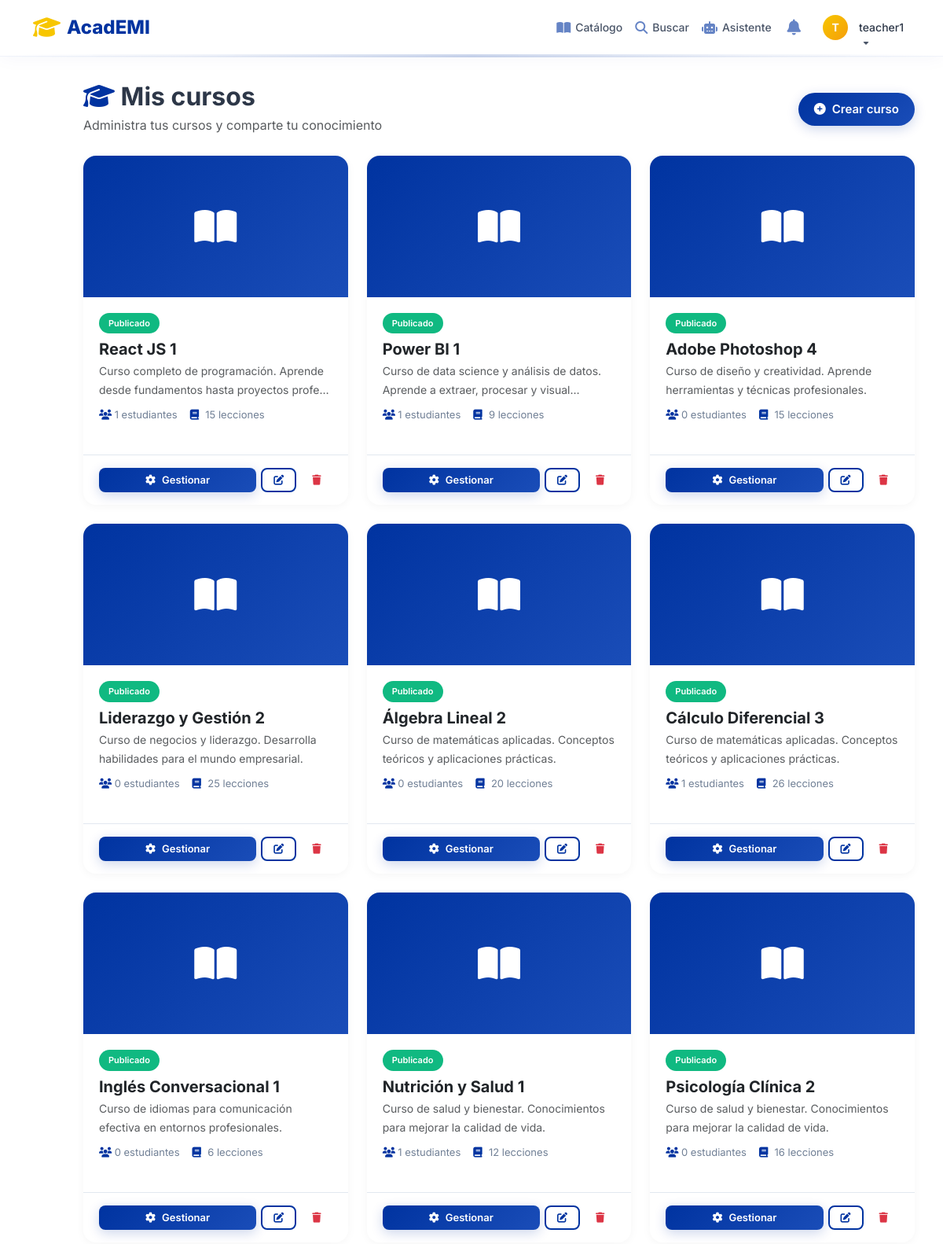
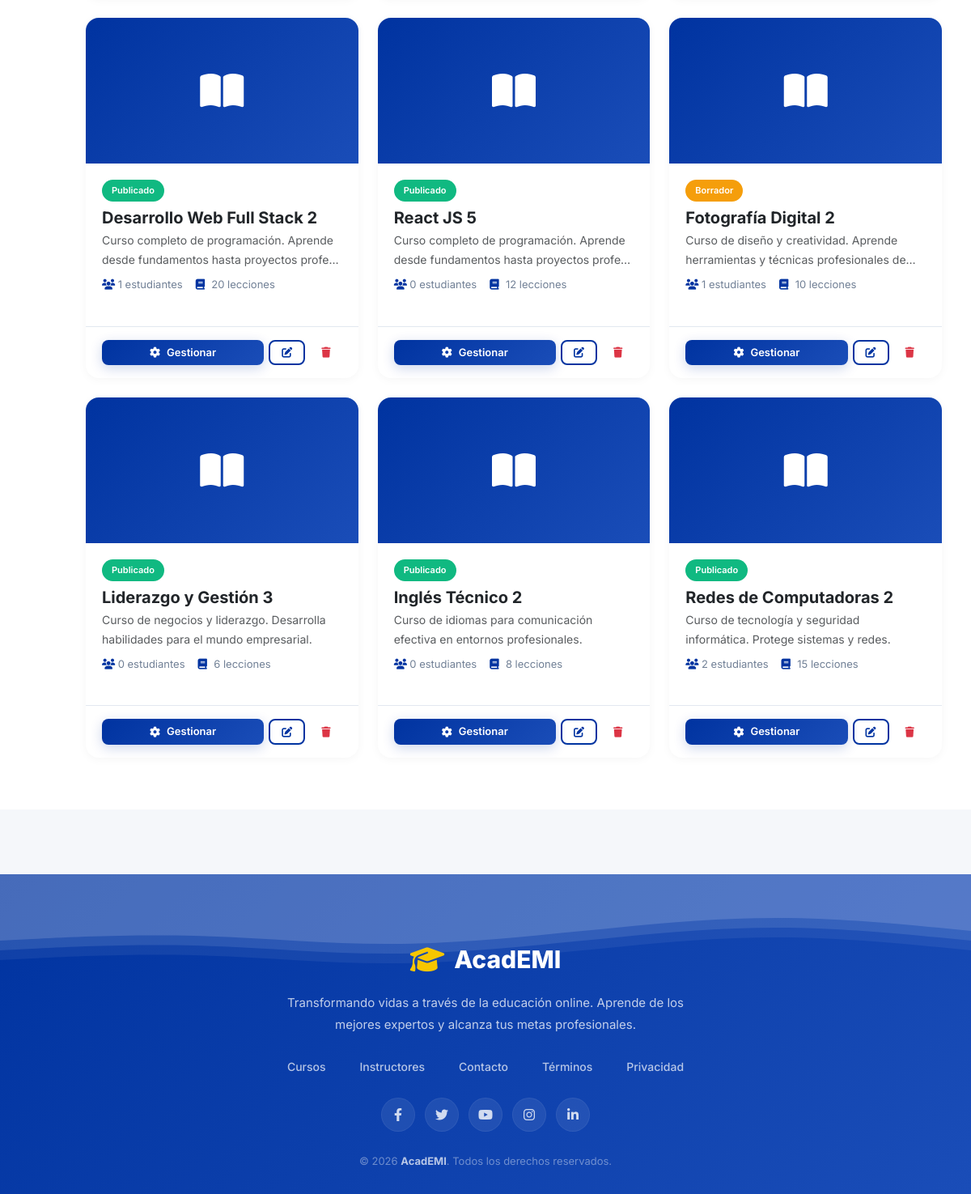
Page /my-courses/ (signed in) on the committed database (2 pictures, top to bottom).
### academi/models.py (models this page shows, shortened)
class User(AbstractUser):
    ROLES = (
        ('student', 'Estudiante'),
        ('teacher', 'Docente'),
        ('admin', 'Administrador'),
    )
    role = models.CharField(max_length=20, choices=ROLES, default='student')
    email_verified = models.BooleanField(default=False)  # RF-07
    verification_token = models.CharField(max_length=255, blank=True, null=True)
    reset_password_token = models.CharField(max_length=255, blank=True, null=True)  # RF-03
    reset_password_expires = models.DateTimeField(blank=True, null=True)
    created_at = models.DateTimeField(auto_now_add=True)
    updated_at = models.DateTimeField(auto_now=True)
    is_active = models.BooleanField(default=True)
    last_login_ip = models.GenericIPAddressField(blank=True, null=True)
    profile_picture = models.ImageField(upload_to='profiles/', blank=True, null=True)
    phone = models.CharField(max_length=20, blank=True, null=True)
    bio = models.TextField(blank=True, null=True)
    full_name = models.CharField(max_length=200, blank=True, null=True)
    birth_date = models.DateField(blank=True, null=True)
    city = models.CharField(max_length=100, blank=True, null=True)
    education_level = models.CharField(max_length=50, blank=True, null=True)
    university = models.CharField(max_length=200, blank=True, null=True)
    career = models.CharField(max_length=200, blank=True, null=True)
    semester = models.CharField(max_length=50, blank=True, null=True)
    interests = models.TextField(blank=True, null=True)
    teacher_full_name = models.CharField(max_length=200, blank=True, null=True)
    teacher_phone = models.CharField(max_length=20, blank=True, null=True)
    teacher_email = models.EmailField(blank=True, null=True)
    specialty = models.CharField(max_length=200, blank=True, null=True)
    experience_years = models.CharField(max_length=20, blank=True, null=True)
    teaching_materials = models.TextField(blank=True, null=True)
    teaching_level = models.TextField(blank=True, null=True)
    institution = models.CharField(max_length=200, blank=True, null=True)
    teacher_bio = models.TextField(blank=True, null=True)
    linkedin = models.URLField(blank=True, null=True)
    website = models.URLField(blank=True, null=True)

class Course(models.Model):  # RF-15, RF-16, RF-17, RF-21
    LEVEL_CHOICES = (
        ('beginner', 'Principiante'),
        ('intermediate', 'Intermedio'),
        ('advanced', 'Avanzado'),
        ('expert', 'Experto'),
    )
    STATUS_CHOICES = (
        ('draft', 'Borrador'),
        ('pending', 'Pendiente de aprobación'),  # RF-70
        ('published', 'Publicado'),
        ('rejected', 'Rechazado'),
        ('archived', 'Archivado'),
    )
    title = models.CharField(max_length=255)
    description = models.TextField()
    category = models.ForeignKey(Category, on_delete=models.SET_NULL, null=True, related_name='courses')
    teacher = models.ForeignKey(User, on_delete=models.CASCADE, related_name='courses_taught')
    level = models.CharField(max_length=20, choices=LEVEL_CHOICES, default='beginner')
    price = models.DecimalField(max_digits=10, decimal_places=2, default=0.00)
    image = models.ImageField(upload_to='courses/', blank=True, null=True)
    video_promo = models.FileField(upload_to='courses/promo/', blank=True, null=True)  # RF-30
    status = models.CharField(max_length=20, choices=STATUS_CHOICES, default='draft')
    is_free = models.BooleanField(default=False)
    is_featured = models.BooleanField(default=False)
    created_at = models.DateTimeField(auto_now_add=True)
    updated_at = models.DateTimeField(auto_now=True)
    published_at = models.DateTimeField(blank=True, null=True)  # RF-21
    approved_at = models.DateTimeField(blank=True, null=True)  # RF-70
    approved_by = models.ForeignKey(User, on_delete=models.SET_NULL, null=True, blank=True, related_name='approved_courses')
    rejection_reason = models.TextField(blank=True, null=True)  # RF-70
    @property
    def total_lessons(self):
        return sum(module.lessons.count() for module in self.modules.all())
    @property
    def total_students(self):  # RF-22
        return self.enrollments.filter(status='enrolled').count()

class Module(models.Model):  # RF-18, RF-20
    course = models.ForeignKey(Course, on_delete=models.CASCADE, related_name='modules')
    title = models.CharField(max_length=200)
    description = models.TextField(blank=True, null=True)
    order = models.IntegerField(default=0)
    created_at = models.DateTimeField(auto_now_add=True)
    updated_at = models.DateTimeField(auto_now=True)
    class Meta:
        ordering = ['order']

### academi/views.py (the view)
# urls.py: path('my-courses/', views.my_courses_view, name='my_courses'),
@login_required
def my_courses_view(request):
    if request.user.role == 'teacher':
        courses = Course.objects.filter(teacher=request.user)
        return render(request, 'academi/courses/mis_cursos.html', {'courses': courses})
    else:
        enrollments = Enrollment.objects.filter(student=request.user).select_related('course')
        courses = [enrollment.course for enrollment in enrollments]
        return render(request, 'academi/courses/mis_cursos.html', {'courses': courses})

### templates/academi/courses/mis_cursos.html (shortened to what this page needs)
{% extends 'partials/base.html' %}
{% load static %}
{% block content %}
<div class="container py-4">
    <div class="d-flex justify-content-between align-items-center flex-wrap gap-3 mb-4">
        <div>
            <h2 class="fw-bold mb-1">
                <i class="fas fa-graduation-cap" style="color: #0033a0;"></i>
                {% if user.role == 'teacher' %}
                    Mis cursos
                {% else %}
                    Mis cursos adquiridos
                {% endif %}
            </h2>
            <p class="text-muted mb-0">
                {% if user.role == 'teacher' %}
                    Administra tus cursos y comparte tu conocimiento
                {% else %}
                    Continúa aprendiendo desde donde lo dejaste
                {% endif %}
            </p>
        </div>
        {% if user.role == 'teacher' %}
        <a href="{% url 'create_course' %}" class="btn btn-primary">
            <i class="fas fa-plus-circle"></i> Crear curso
        </a>
        {% endif %}
    </div>
    <div class="row g-4">
        {% if courses %}
            {% for course in courses %}
            <div class="col-lg-4 col-md-6">
                <div class="course-card card h-100">
                    {% if course.image %}
                        <img src="{{ course.image.url }}" alt="{{ course.title }}" class="card-img-top">
                    {% else %}
                        <div class="card-img-placeholder">
                            <i class="fas fa-book-open"></i>
                        </div>
                    {% endif %}
                    <div class="card-body">
                        <div class="d-flex justify-content-between align-items-start mb-2">
                            <span class="badge-status {{ course.status }}">
                                {{ course.get_status_display }}
                            </span>
                        </div>
                        <h5 class="fw-bold mb-1">{{ course.title }}</h5>
                        <p class="text-muted small mb-2">{{ course.description|truncatechars:80 }}</p>
                        {% if user.role != 'teacher' %}
                            {% with enrollment=course.enrollments.first %}
                                <div class="course-stats">
                                    <span><i class="fas fa-users"></i> {{ course.total_students }} estudiantes</span>
                                    <span><i class="fas fa-book"></i> {{ course.total_lessons }} lecciones</span>
                                </div>
                                <div class="course-progress">
                                    <div class="progress-bar" style="width: {{ enrollment.progress_percentage|default:0 }}%;"></div>
                                </div>
                                <div class="d-flex justify-content-between mt-1">
                                    <small class="text-muted">Progreso</small>
                                    <small class="fw-semibold">{{ enrollment.progress_percentage|default:0 }}%</small>
                                </div>
                            {% endwith %}
                        {% else %}
                            <div class="course-stats">
                                <span><i class="fas fa-users"></i> {{ course.total_students }} estudiantes</span>
                                <span><i class="fas fa-book"></i> {{ course.total_lessons }} lecciones</span>
                            </div>
                        {% endif %}
                    </div>
                    <div class="card-footer">
                        {% if user.role == 'teacher' %}
                        <div class="action-btns">
                            <a href="{% url 'manage_course' course.id %}" class="btn btn-primary flex-grow-1">
                                <i class="fas fa-cog"></i> Gestionar
                            </a>
                            <a href="{% url 'edit_course' course.id %}" class="btn btn-outline-primary" title="Editar">
                                <i class="fas fa-edit"></i>
                            </a>
                            <button class="btn btn-outline-danger" title="Eliminar" onclick="openDeleteModal('{{ course.title }}', {{ course.id }})">
                                <i class="fas fa-trash"></i>
                            </button>
                        </div>
                        {% endif %}
                    </div>
                </div>
            </div>
            {% endfor %}
        {% endif %}
    </div>
</div>
{% endblock %}

### templates/partials/base.html (shortened to what this page needs)
{% load static %}
<!DOCTYPE html>
<html lang="es">
<head>
    <link href="https://cdn.jsdelivr.net/npm/bootstrap@5.3.0/dist/css/bootstrap.min.css" rel="stylesheet">
    <link rel="stylesheet" href="https://cdnjs.cloudflare.com/ajax/libs/font-awesome/6.4.0/css/all.min.css">
    <link rel="stylesheet" href="{% static 'css/academia.css' %}">
</head>
<body>
{% include 'partials/header.html' %}
<main class="main-content">
    {% block content %}{% endblock %}
</main>
{% include 'partials/footer.html' %}
</body>
</html>

### templates/partials/header.html (shortened to what this page needs)
<nav class="navbar navbar-expand-lg fixed-top">
    <div class="container">
        <a class="navbar-brand" href="{% url 'dashboard' %}">
            <i class="fas fa-graduation-cap"></i>
            <span>AcadEMI</span>
        </a>
        <div class="collapse navbar-collapse" id="navbarNav">
            <ul class="navbar-nav ms-auto align-items-center">
                <li class="nav-item">
                    <a class="nav-link" href="{% url 'catalog' %}">
                        <i class="fas fa-book-open"></i> Catálogo
                    </a>
                </li>
                <li class="nav-item">
                    <a class="nav-link" href="{% url 'search_courses' %}">
                        <i class="fas fa-search"></i> Buscar
                    </a>
                </li>
                <li class="nav-item">
                    <a class="nav-link" href="{% url 'chatbot' %}">
                        <i class="fas fa-robot"></i> Asistente
                    </a>
                </li>
                {% if user.is_authenticated %}
                <li class="nav-item">
                    <a class="nav-link icon-link" href="{% url 'notifications' %}" title="Notificaciones">
                        <i class="fas fa-bell"></i>
                    </a>
                </li>
                <li class="nav-item dropdown ms-2">
                    <a class="nav-link dropdown-toggle d-flex align-items-center" href="#" id="userDropdown" role="button" data-bs-toggle="dropdown">
                        {% if user.profile_picture %}
                            <img src="{{ user.profile_picture.url }}" alt="{{ user.username }}" class="user-avatar">
                        {% else %}
                            <div class="user-avatar-placeholder">
                                {{ user.username|first|upper }}
                            </div>
                        {% endif %}
                        <span class="user-name ms-2">{{ user.username }}</span>
                    </a>
                </li>
                {% endif %}
            </ul>
        </div>
    </div>
</nav>

### templates/partials/footer.html (shortened to what this page needs)
<footer class="footer">
    <div class="footer-waves">
    </div>
    <div class="container">
        <div class="footer-content">
            <div class="footer-brand">
                <i class="fas fa-graduation-cap"></i>
                <span>AcadEMI</span>
            </div>
            <p class="footer-description">
                Transformando vidas a través de la educación online.
                Aprende de los mejores expertos y alcanza tus metas profesionales.
            </p>
            <ul class="footer-menu">
                <li><a href="{% url 'catalog' %}">Cursos</a></li>
                <li><a href="#">Instructores</a></li>
                <li><a href="#">Contacto</a></li>
                <li><a href="#">Términos</a></li>
                <li><a href="#">Privacidad</a></li>
            </ul>
            <div class="footer-social">
                <a href="#" class="social-link"><i class="fab fa-facebook-f"></i></a>
                <a href="#" class="social-link"><i class="fab fa-twitter"></i></a>
                <a href="#" class="social-link"><i class="fab fa-youtube"></i></a>
                <a href="#" class="social-link"><i class="fab fa-instagram"></i></a>
                <a href="#" class="social-link"><i class="fab fa-linkedin-in"></i></a>
            </div>
            <p class="footer-copy">
                &copy; {% now "Y" %} <strong>AcadEMI</strong>. Todos los derechos reservados.
            </p>
        </div>
    </div>
</footer>

### rows in the picture
User: username|first "T", username "teacher1"
Course: status "Publicado", title "React JS 1", description "Curso completo de programación. Aprende desde fundamentos hasta proyectos profe…", total_students "1", total_lessons "15"
Course: status "Publicado", title "Power BI 1", description "Curso de data science y análisis de datos. Aprende a extraer, procesar y visual…", total_students "1", total_lessons "9"
Course: status "Publicado", title "Adobe Photoshop 4", description "Curso de diseño y creatividad. Aprende herramientas y técnicas profesionales.", total_students "0", total_lessons "15"
Course: status "Publicado", title "Liderazgo y Gestión 2", description "Curso de negocios y liderazgo. Desarrolla habilidades para el mundo empresarial.", total_students "0", total_lessons "25"
Course: status "Publicado", title "Álgebra Lineal 2", description "Curso de matemáticas aplicadas. Conceptos teóricos y aplicaciones prácticas.", total_students "0", total_lessons "20"
Course: status "Publicado", title "Cálculo Diferencial 3", description "Curso de matemáticas aplicadas. Conceptos teóricos y aplicaciones prácticas.", total_students "1", total_lessons "26"
Course: status "Publicado", title "Inglés Conversacional 1", description "Curso de idiomas para comunicación efectiva en entornos profesionales.", total_students "0", total_lessons "6"
Course: status "Publicado", title "Nutrición y Salud 1", description "Curso de salud y bienestar. Conocimientos para mejorar la calidad de vida.", total_students "1", total_lessons "12"
Course: status "Publicado", title "Psicología Clínica 2", description "Curso de salud y bienestar. Conocimientos para mejorar la calidad de vida.", total_students "0", total_lessons "16"
Course: status "Publicado", title "Desarrollo Web Full Stack 2", description "Curso completo de programación. Aprende desde fundamentos hasta proyectos profe…", total_students "1", total_lessons "20"
Course: status "Publicado", title "React JS 5", description "Curso completo de programación. Aprende desde fundamentos hasta proyectos profe…", total_students "0", total_lessons "12"
Course: status "Borrador", title "Fotografía Digital 2", description "Curso de diseño y creatividad. Aprende herramientas y técnicas profesionales de…", total_students "1", total_lessons "10"
Course: status "Publicado", title "Liderazgo y Gestión 3", description "Curso de negocios y liderazgo. Desarrolla habilidades para el mundo empresarial.", total_students "0", total_lessons "6"
Course: status "Publicado", title "Inglés Técnico 2", description "Curso de idiomas para comunicación efectiva en entornos profesionales.", total_students "0", total_lessons "8"
Course: status "Publicado", title "Redes de Computadoras 2", description "Curso de tecnología y seguridad informática. Protege sistemas y redes.", total_students "2", total_lessons "15"
